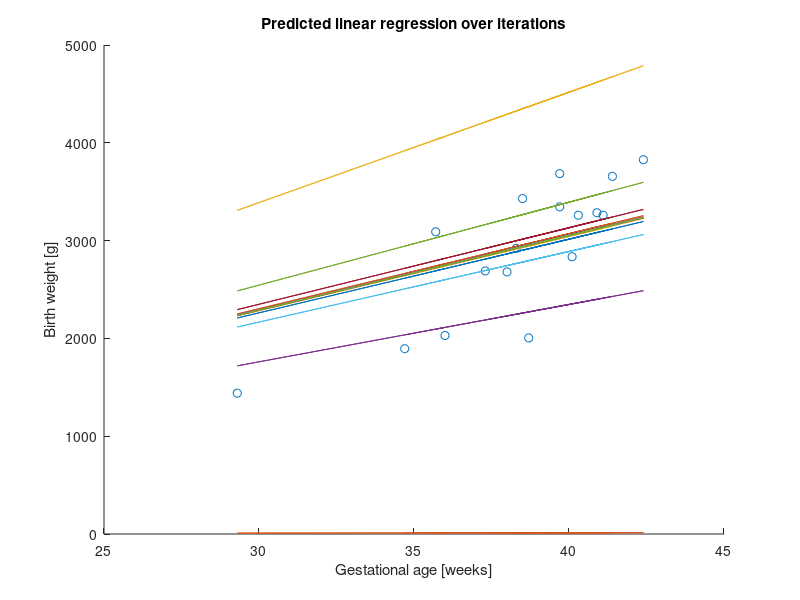
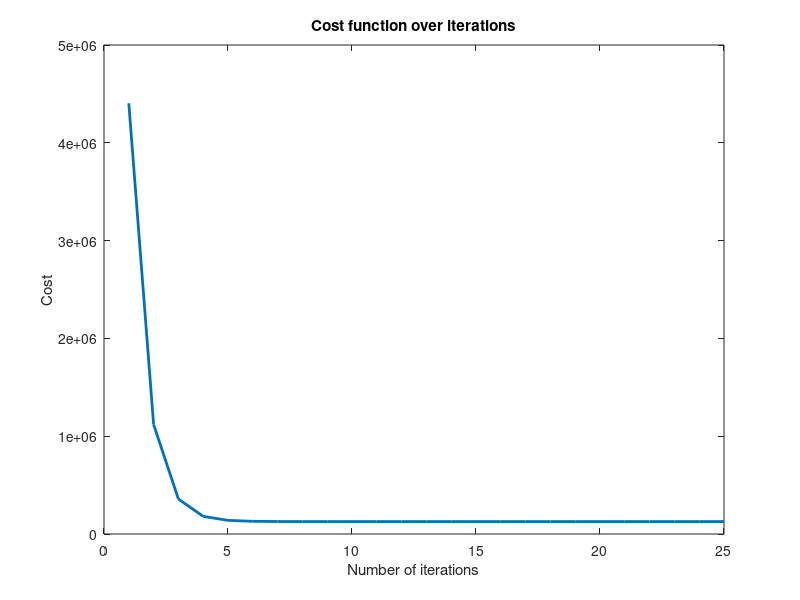
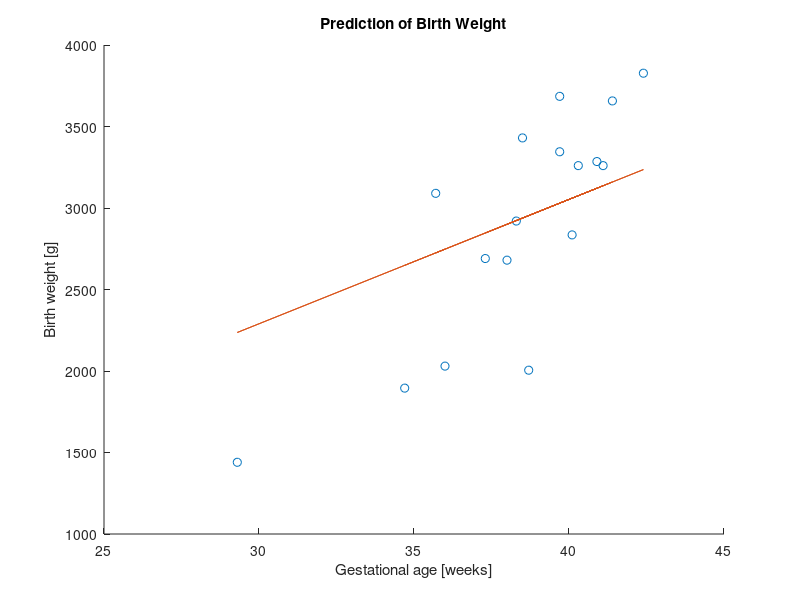

The MATLAB script that drew these images, in order:
% Author: Klara Martinaskova
% AI in Healthcare 2023
% MATLAB Assignments 1

% Steps
% 1) Upload data to Matlab
% 2) Define theta0, theta1, and alpha - give them random values at first
% 3) Create for loop for gradient decent - the values of hypothesis, theta0, and theta1 should change in every for loop iteration. Also, calculate the cost for checking. The number of iterations can also be chosen freely.
% 4) As a result, you should have the values of theta0 and theta1.
% 5) Plot the cost for every for loop iteration and make sure the gradient descent converges.
% 6) Draw the line h = theta0 + theta1 * x. To draw the line, you can use freely chosen values of x and calculate the corresponding values of h.
% 7) Calculate the estimated birth weight when the gestational age is 34 weeks.

close all
clear all
clc
%% 1) Upload data to Matlab
data = load('ex1_data.mat'); 

g_age = data.GestationalAge; % gestational age
b_weight = data.BirthWeight; % birth weight

%% 2) Define theta0, theta1, and alpha - give them random values at first
theta0 = rand()- 0.5;   % random value between -0.5 and 0.5
theta1 = rand()- 0.5;   % random value between -0.5 and 0.5
alpha = 0.001;          % learning rate
%% Gradient descent 
%   3) Create for loop for gradient descent. 
%       The values of hypothesis, theta0, and theta1 should change in every for loop iteration. 
%       Also, calculate the cost for checking. The number of iterations can also be chosen freely.
%   4) As a result, you should have the values of theta0 and theta1.
%   5) Plot the cost for every for loop iteration and make sure the gradient descent converges.

iter_num = 25; % define number of iterations (for this data set)
% I tried also 10, 50, 100, 500, 1000 iterations,
% but 25 iterations is for this dataset enough. 

x = g_age; % set gestational age as variable x
y = b_weight; % set birth weight as variable y
m = length(g_age); % m = the number of training examples

J_memory= zeros(iter_num, 1);% helper variable for saving all J during iterations

figure(1)
hold on;
plot(x, y, 'o');
xlabel('Gestational age [weeks]')
ylabel('Birth weight [g]')
title('Predicted linear regression over iterations')

for i = 1:iter_num
    
    % Calculate hypothesis
    h = theta0 + theta1*x; % linear regression - predicted values
   
    % Plot line to figure 'Predicted linear regression over iterations'
    plot(x, h);
    pause(0.1);
    
    % Calculate gradients
    grad0 = (1/m)*sum(h-y); 
    grad1 = (1/m)*sum((h-y).*x);

    % Calculate cost function
    J = (1/(2*m))*sum((h-y).^2);
    J_memory(i) = J;  % add current J to memory of J

    % Update theta0 and theta1
    if i ~= iter_num % for last iteration is not necessary updating
        theta0 = theta0 - alpha*grad0;
        theta1 = theta1 - alpha*grad1; 
    end
   
end

% Plot cost function
figure(2)
plot(J_memory, 'LineWidth', 2);
xlabel('Number of iterations');
ylabel('Cost');
title('Cost function over iterations');

%% 6) Draw the line 
% h = theta0 + theta1 * x -(but I use the last h from gradient descent, which is the same). 
% To draw the line, you can use freely chosen values of x and calculate the corresponding values of h.

figure(3)
hold on
plot(x, y, 'o'); % plot training data
plot(x, h) % plot linear fit to the data (using last h for last theta0 and theta1)
xlabel('Gestational age [weeks]')
ylabel('Birth weight [g]')
title('Prediction of Birth Weight')

%% 7) Calculate the estimated birth weight when the gestational age is 34 weeks.
% theta0 and theta 1 - choose the last updating from gradient descent

week = 34;
b_weight_estim = theta0 + theta1 * week; % h = theta0 + theta1 * x 

% Printing results:
fprintf('The estimated birth weight for the gestational age %d weeks is: %.2f g.\n', week, b_weight_estim);

